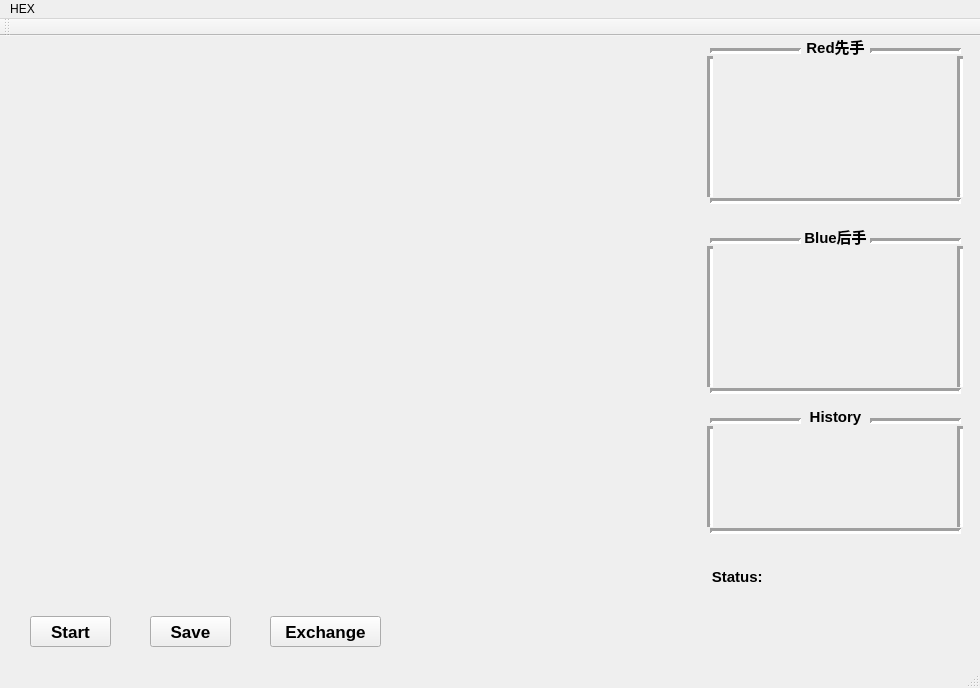
<?xml version="1.0" encoding="UTF-8"?>
<ui version="4.0">
 <class>MainWindow</class>
 <widget class="QMainWindow" name="MainWindow">
  <property name="geometry">
   <rect>
    <x>0</x>
    <y>0</y>
    <width>980</width>
    <height>688</height>
   </rect>
  </property>
  <property name="windowTitle">
   <string>MainWindow</string>
  </property>
  <widget class="QWidget" name="centralWidget">
   <widget class="Line" name="line">
    <property name="geometry">
     <rect>
      <x>700</x>
      <y>20</y>
      <width>20</width>
      <height>141</height>
     </rect>
    </property>
    <property name="baseSize">
     <size>
      <width>0</width>
      <height>0</height>
     </size>
    </property>
    <property name="autoFillBackground">
     <bool>false</bool>
    </property>
    <property name="lineWidth">
     <number>3</number>
    </property>
    <property name="orientation">
     <enum>Qt::Vertical</enum>
    </property>
   </widget>
   <widget class="Line" name="line_2">
    <property name="geometry">
     <rect>
      <x>950</x>
      <y>20</y>
      <width>20</width>
      <height>141</height>
     </rect>
    </property>
    <property name="baseSize">
     <size>
      <width>0</width>
      <height>0</height>
     </size>
    </property>
    <property name="autoFillBackground">
     <bool>false</bool>
    </property>
    <property name="lineWidth">
     <number>3</number>
    </property>
    <property name="orientation">
     <enum>Qt::Vertical</enum>
    </property>
   </widget>
   <widget class="Line" name="line_3">
    <property name="geometry">
     <rect>
      <x>710</x>
      <y>100</y>
      <width>251</width>
      <height>131</height>
     </rect>
    </property>
    <property name="baseSize">
     <size>
      <width>0</width>
      <height>0</height>
     </size>
    </property>
    <property name="autoFillBackground">
     <bool>false</bool>
    </property>
    <property name="lineWidth">
     <number>3</number>
    </property>
    <property name="orientation">
     <enum>Qt::Horizontal</enum>
    </property>
   </widget>
   <widget class="Line" name="line_4">
    <property name="geometry">
     <rect>
      <x>710</x>
      <y>-50</y>
      <width>91</width>
      <height>131</height>
     </rect>
    </property>
    <property name="baseSize">
     <size>
      <width>0</width>
      <height>0</height>
     </size>
    </property>
    <property name="autoFillBackground">
     <bool>false</bool>
    </property>
    <property name="lineWidth">
     <number>3</number>
    </property>
    <property name="orientation">
     <enum>Qt::Horizontal</enum>
    </property>
   </widget>
   <widget class="Line" name="line_5">
    <property name="geometry">
     <rect>
      <x>870</x>
      <y>-50</y>
      <width>91</width>
      <height>131</height>
     </rect>
    </property>
    <property name="baseSize">
     <size>
      <width>0</width>
      <height>0</height>
     </size>
    </property>
    <property name="autoFillBackground">
     <bool>false</bool>
    </property>
    <property name="lineWidth">
     <number>3</number>
    </property>
    <property name="orientation">
     <enum>Qt::Horizontal</enum>
    </property>
   </widget>
   <widget class="Line" name="line_6">
    <property name="geometry">
     <rect>
      <x>870</x>
      <y>140</y>
      <width>91</width>
      <height>131</height>
     </rect>
    </property>
    <property name="baseSize">
     <size>
      <width>0</width>
      <height>0</height>
     </size>
    </property>
    <property name="autoFillBackground">
     <bool>false</bool>
    </property>
    <property name="lineWidth">
     <number>3</number>
    </property>
    <property name="orientation">
     <enum>Qt::Horizontal</enum>
    </property>
   </widget>
   <widget class="Line" name="line_7">
    <property name="geometry">
     <rect>
      <x>710</x>
      <y>290</y>
      <width>251</width>
      <height>131</height>
     </rect>
    </property>
    <property name="baseSize">
     <size>
      <width>0</width>
      <height>0</height>
     </size>
    </property>
    <property name="autoFillBackground">
     <bool>false</bool>
    </property>
    <property name="lineWidth">
     <number>3</number>
    </property>
    <property name="orientation">
     <enum>Qt::Horizontal</enum>
    </property>
   </widget>
   <widget class="Line" name="line_8">
    <property name="geometry">
     <rect>
      <x>950</x>
      <y>210</y>
      <width>20</width>
      <height>141</height>
     </rect>
    </property>
    <property name="baseSize">
     <size>
      <width>0</width>
      <height>0</height>
     </size>
    </property>
    <property name="autoFillBackground">
     <bool>false</bool>
    </property>
    <property name="lineWidth">
     <number>3</number>
    </property>
    <property name="orientation">
     <enum>Qt::Vertical</enum>
    </property>
   </widget>
   <widget class="Line" name="line_9">
    <property name="geometry">
     <rect>
      <x>700</x>
      <y>210</y>
      <width>20</width>
      <height>141</height>
     </rect>
    </property>
    <property name="baseSize">
     <size>
      <width>0</width>
      <height>0</height>
     </size>
    </property>
    <property name="autoFillBackground">
     <bool>false</bool>
    </property>
    <property name="lineWidth">
     <number>3</number>
    </property>
    <property name="orientation">
     <enum>Qt::Vertical</enum>
    </property>
   </widget>
   <widget class="Line" name="line_10">
    <property name="geometry">
     <rect>
      <x>710</x>
      <y>140</y>
      <width>91</width>
      <height>131</height>
     </rect>
    </property>
    <property name="baseSize">
     <size>
      <width>0</width>
      <height>0</height>
     </size>
    </property>
    <property name="autoFillBackground">
     <bool>false</bool>
    </property>
    <property name="lineWidth">
     <number>3</number>
    </property>
    <property name="orientation">
     <enum>Qt::Horizontal</enum>
    </property>
   </widget>
   <widget class="Line" name="line_11">
    <property name="geometry">
     <rect>
      <x>870</x>
      <y>320</y>
      <width>91</width>
      <height>131</height>
     </rect>
    </property>
    <property name="baseSize">
     <size>
      <width>0</width>
      <height>0</height>
     </size>
    </property>
    <property name="autoFillBackground">
     <bool>false</bool>
    </property>
    <property name="lineWidth">
     <number>3</number>
    </property>
    <property name="orientation">
     <enum>Qt::Horizontal</enum>
    </property>
   </widget>
   <widget class="Line" name="line_12">
    <property name="geometry">
     <rect>
      <x>710</x>
      <y>430</y>
      <width>251</width>
      <height>131</height>
     </rect>
    </property>
    <property name="baseSize">
     <size>
      <width>0</width>
      <height>0</height>
     </size>
    </property>
    <property name="autoFillBackground">
     <bool>false</bool>
    </property>
    <property name="lineWidth">
     <number>3</number>
    </property>
    <property name="orientation">
     <enum>Qt::Horizontal</enum>
    </property>
   </widget>
   <widget class="Line" name="line_13">
    <property name="geometry">
     <rect>
      <x>950</x>
      <y>390</y>
      <width>20</width>
      <height>101</height>
     </rect>
    </property>
    <property name="baseSize">
     <size>
      <width>0</width>
      <height>0</height>
     </size>
    </property>
    <property name="autoFillBackground">
     <bool>false</bool>
    </property>
    <property name="lineWidth">
     <number>3</number>
    </property>
    <property name="orientation">
     <enum>Qt::Vertical</enum>
    </property>
   </widget>
   <widget class="Line" name="line_14">
    <property name="geometry">
     <rect>
      <x>700</x>
      <y>390</y>
      <width>20</width>
      <height>101</height>
     </rect>
    </property>
    <property name="baseSize">
     <size>
      <width>0</width>
      <height>0</height>
     </size>
    </property>
    <property name="autoFillBackground">
     <bool>false</bool>
    </property>
    <property name="lineWidth">
     <number>3</number>
    </property>
    <property name="orientation">
     <enum>Qt::Vertical</enum>
    </property>
   </widget>
   <widget class="Line" name="line_15">
    <property name="geometry">
     <rect>
      <x>710</x>
      <y>320</y>
      <width>91</width>
      <height>131</height>
     </rect>
    </property>
    <property name="baseSize">
     <size>
      <width>0</width>
      <height>0</height>
     </size>
    </property>
    <property name="autoFillBackground">
     <bool>false</bool>
    </property>
    <property name="lineWidth">
     <number>3</number>
    </property>
    <property name="orientation">
     <enum>Qt::Horizontal</enum>
    </property>
   </widget>
   <widget class="QLabel" name="label">
    <property name="geometry">
     <rect>
      <x>800</x>
      <y>0</y>
      <width>71</width>
      <height>21</height>
     </rect>
    </property>
    <property name="font">
     <font>
      <family>Arial</family>
      <pointsize>11</pointsize>
      <weight>75</weight>
      <bold>true</bold>
     </font>
    </property>
    <property name="text">
     <string>Red先手</string>
    </property>
    <property name="textFormat">
     <enum>Qt::AutoText</enum>
    </property>
    <property name="alignment">
     <set>Qt::AlignCenter</set>
    </property>
   </widget>
   <widget class="QLabel" name="label_2">
    <property name="geometry">
     <rect>
      <x>800</x>
      <y>190</y>
      <width>71</width>
      <height>21</height>
     </rect>
    </property>
    <property name="font">
     <font>
      <family>Arial</family>
      <pointsize>11</pointsize>
      <weight>75</weight>
      <bold>true</bold>
     </font>
    </property>
    <property name="text">
     <string>Blue后手</string>
    </property>
    <property name="textFormat">
     <enum>Qt::AutoText</enum>
    </property>
    <property name="alignment">
     <set>Qt::AlignCenter</set>
    </property>
   </widget>
   <widget class="QLabel" name="label_3">
    <property name="geometry">
     <rect>
      <x>800</x>
      <y>370</y>
      <width>71</width>
      <height>21</height>
     </rect>
    </property>
    <property name="font">
     <font>
      <family>Arial</family>
      <pointsize>11</pointsize>
      <weight>75</weight>
      <bold>true</bold>
     </font>
    </property>
    <property name="text">
     <string>History</string>
    </property>
    <property name="textFormat">
     <enum>Qt::AutoText</enum>
    </property>
    <property name="alignment">
     <set>Qt::AlignCenter</set>
    </property>
   </widget>
   <widget class="QPushButton" name="buttonStart">
    <property name="geometry">
     <rect>
      <x>30</x>
      <y>580</y>
      <width>81</width>
      <height>31</height>
     </rect>
    </property>
    <property name="font">
     <font>
      <pointsize>13</pointsize>
      <weight>75</weight>
      <bold>true</bold>
     </font>
    </property>
    <property name="text">
     <string>Start</string>
    </property>
    <property name="autoDefault">
     <bool>false</bool>
    </property>
    <property name="default">
     <bool>false</bool>
    </property>
    <property name="flat">
     <bool>false</bool>
    </property>
   </widget>
   <widget class="QPushButton" name="buttonSave">
    <property name="geometry">
     <rect>
      <x>150</x>
      <y>580</y>
      <width>81</width>
      <height>31</height>
     </rect>
    </property>
    <property name="font">
     <font>
      <pointsize>13</pointsize>
      <weight>75</weight>
      <bold>true</bold>
     </font>
    </property>
    <property name="text">
     <string>Save</string>
    </property>
    <property name="autoDefault">
     <bool>false</bool>
    </property>
    <property name="default">
     <bool>false</bool>
    </property>
    <property name="flat">
     <bool>false</bool>
    </property>
   </widget>
   <widget class="QPushButton" name="buttonExchange">
    <property name="geometry">
     <rect>
      <x>270</x>
      <y>580</y>
      <width>111</width>
      <height>31</height>
     </rect>
    </property>
    <property name="font">
     <font>
      <pointsize>13</pointsize>
      <weight>75</weight>
      <bold>true</bold>
     </font>
    </property>
    <property name="text">
     <string>Exchange</string>
    </property>
    <property name="autoDefault">
     <bool>false</bool>
    </property>
    <property name="default">
     <bool>false</bool>
    </property>
    <property name="flat">
     <bool>false</bool>
    </property>
   </widget>
   <widget class="QLabel" name="label_4">
    <property name="geometry">
     <rect>
      <x>710</x>
      <y>530</y>
      <width>71</width>
      <height>21</height>
     </rect>
    </property>
    <property name="font">
     <font>
      <family>Arial</family>
      <pointsize>11</pointsize>
      <weight>75</weight>
      <bold>true</bold>
     </font>
    </property>
    <property name="text">
     <string>Status:    </string>
    </property>
    <property name="textFormat">
     <enum>Qt::AutoText</enum>
    </property>
    <property name="alignment">
     <set>Qt::AlignCenter</set>
    </property>
   </widget>
   <widget class="QLabel" name="labelStatus">
    <property name="geometry">
     <rect>
      <x>770</x>
      <y>530</y>
      <width>191</width>
      <height>21</height>
     </rect>
    </property>
    <property name="font">
     <font>
      <family>Arial</family>
      <pointsize>11</pointsize>
      <weight>75</weight>
      <bold>true</bold>
     </font>
    </property>
    <property name="text">
     <string/>
    </property>
    <property name="textFormat">
     <enum>Qt::AutoText</enum>
    </property>
    <property name="alignment">
     <set>Qt::AlignLeading|Qt::AlignLeft|Qt::AlignVCenter</set>
    </property>
   </widget>
  </widget>
  <widget class="QMenuBar" name="menuBar">
   <property name="geometry">
    <rect>
     <x>0</x>
     <y>0</y>
     <width>980</width>
     <height>23</height>
    </rect>
   </property>
   <widget class="QMenu" name="menuHEX">
    <property name="title">
     <string>HEX</string>
    </property>
   </widget>
   <addaction name="menuHEX"/>
  </widget>
  <widget class="QToolBar" name="mainToolBar">
   <attribute name="toolBarArea">
    <enum>TopToolBarArea</enum>
   </attribute>
   <attribute name="toolBarBreak">
    <bool>false</bool>
   </attribute>
  </widget>
  <widget class="QStatusBar" name="statusBar"/>
 </widget>
 <layoutdefault spacing="6" margin="11"/>
 <resources/>
 <connections/>
</ui>
